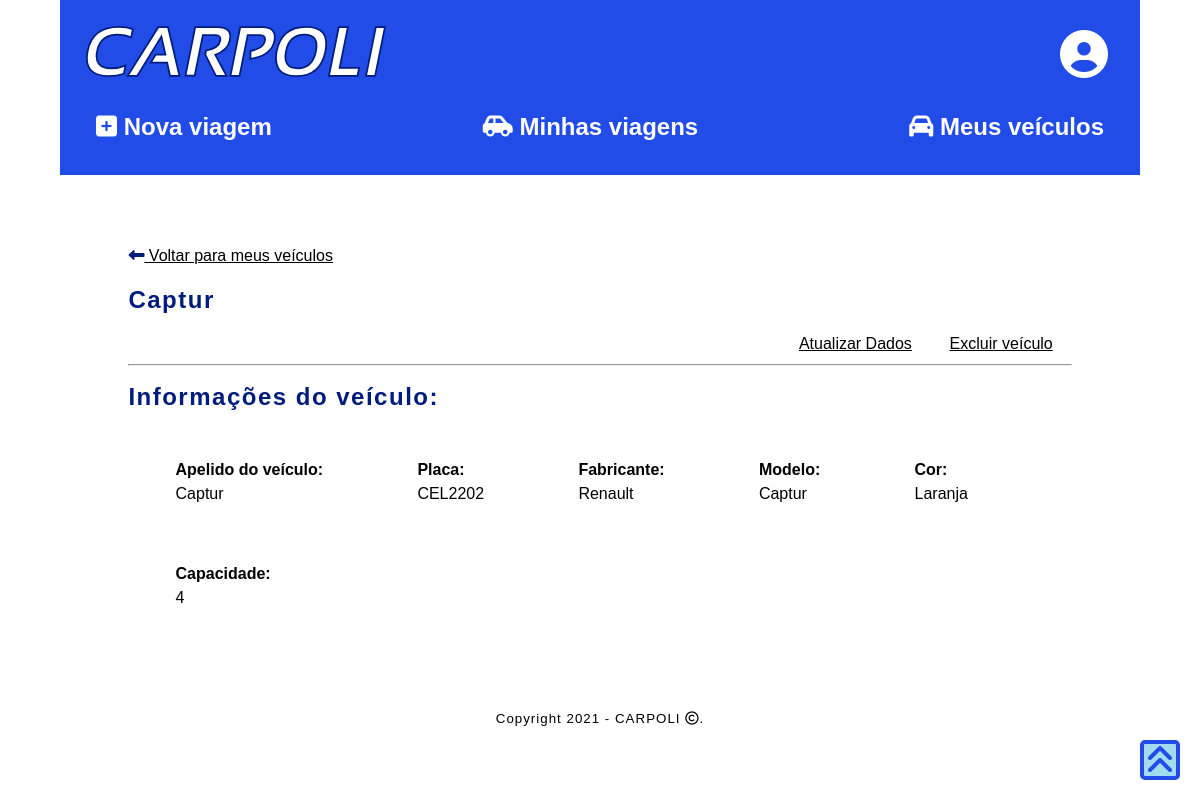
The page /veiculos/8 (signed in) on the database its author committed.
### caronas/models.py (models this page shows, shortened)
class Veiculo(models.Model):
    id_condutor = models.ForeignKey(Condutor, on_delete=models.CASCADE)
    fabricante_veic = models.CharField(max_length=50)
    modelo_veic = models.CharField(max_length=50)
    placa_veic = models.CharField(max_length=7)
    cor_veic = models.CharField(max_length=50)
    capacidade_veic = models.IntegerField()
    apelido_veic = models.CharField(max_length=50, null=True, blank=True)

### accounts/views.py (the view)
# urls.py: path('veiculos/<int:veic_id>', views.veic_detail, name='veic_detail'),
@login_required
def veic_detail(request, veic_id):
    if request.user.profile.is_condutor==False:
        return HttpResponseRedirect(reverse('sem_acesso'))
    veic_list=get_object_or_404(Veiculo, id_condutor=Condutor.objects.get(id_user=Profile.objects.get(user=request.user)), id=veic_id)
    context={'veic':veic_list}
    return render(request, 'accounts/veic_detail.html', context)

### accounts/templates/accounts/veic_detail.html (shortened to what this page needs)
{% extends 'base_condutor.html' %}
{% block content %}
<div class="div_main">
    <a href="{% url 'veiculos' %}">
        <i class="fas fa-long-arrow-alt-left"></i>
        Voltar para meus veículos
    </a>
    <p><h2>{{veic.apelido_veic}}</h2></p>
    <div class="div_container_rev">
        <div class="div_subcont_mini">
            <a href="{% url 'veic_update' veic.id%}">
                Atualizar Dados
            </a>
        </div>
        <div class="div_subcont_mini">
            <a href="{% url 'veic_delete' veic.id%}">
                Excluir veículo
            </a>
        </div>
    </div>
    <hr>
        <h2>Informações do veículo:</h2>
        <div class="div_container">
            <div class="div_subcont">
                <b> Apelido do veículo: </b>
                <br>
                {{veic.apelido_veic}}
            </div>
            <div class="div_subcont">
                <b> Placa: </b>
                <br>
                {{veic.placa_veic}}
            </div>
            <div class="div_subcont">
                <b> Fabricante: </b>
                <br>
                {{veic.fabricante_veic}}
            </div>
            <div class="div_subcont">
                <b> Modelo: </b>
                <br>
                {{veic.modelo_veic}}
            </div>
            <div class="div_subcont">
                <b> Cor: </b>
                <br>
                {{veic.cor_veic}}
            </div>
            <div class="div_subcont">
                <b> Capacidade: </b>
                <br>
                {{veic.capacidade_veic}}
            </div>
        </div>
</div>
{% endblock content %}

### static/style.css (style rules this page uses)
:root { --primary-color: #000000; --secondary-color: #001d7c; --terciary-color: #A2DCEE; --primary-background: #ffffff; --secondary-background: #214CE7; --terciary-background: #C2CCED; font-size: 16px; line-height: 1.5em; }
* { font-family:'Trebuchet MS', 'Lucida Sans Unicode', 'Lucida Grande', 'Lucida Sans', Arial, sans-serif; color: var(--primary-color); box-sizing: border-box; }
.div_main { padding: 5%; }
.div_container_rev { max-width: 100%; display: flex; flex-direction: row; flex-wrap: wrap; justify-content: flex-end; }
.div_container { max-width: 100%; display: flex; flex-direction: row; flex-wrap: wrap; }
.div_subcont { min-width:min-content; padding-left: 2%; padding-right: 2%; justify-content: center; margin: 3%; }
.div_subcont_mini { min-width:min-content; padding-left: 2%; padding-right: 2%; justify-content: center; }
html { background-color: var(--primary-background); height: 100%; scroll-behavior: smooth; }
body { background-color: var(--primary-background); display: flex; flex-direction: column; padding: 0; margin:0; border:0; }
h1, h2, h3 { color: var(--secondary-color); letter-spacing: 1.5px; text-align: left; }
.fas { color: var(--secondary-color); }

### rows shown on the page
Veiculo: apelido_veic "Captur", placa_veic "CEL2202", fabricante_veic "Renault", modelo_veic "Captur", cor_veic "Laranja", capacidade_veic "4"
